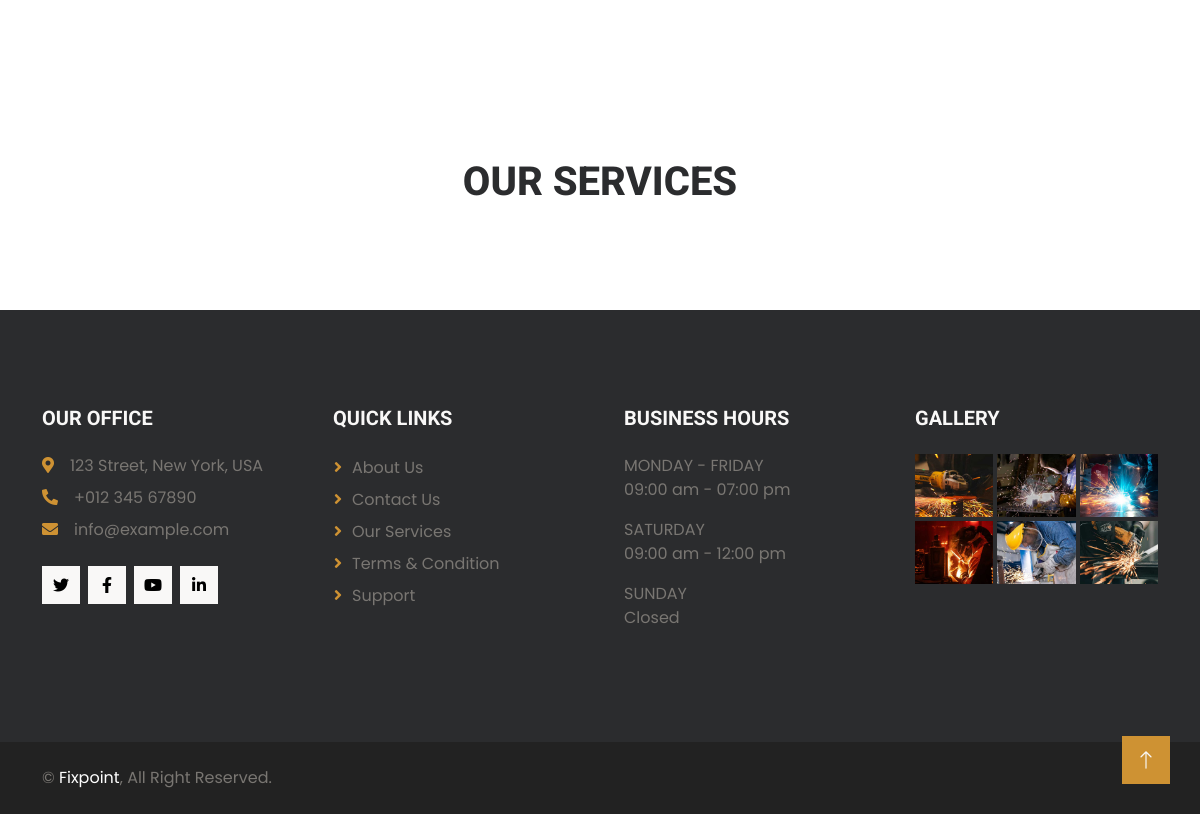
The page /FixPoint/ (lower part) on the database as committed earlier.
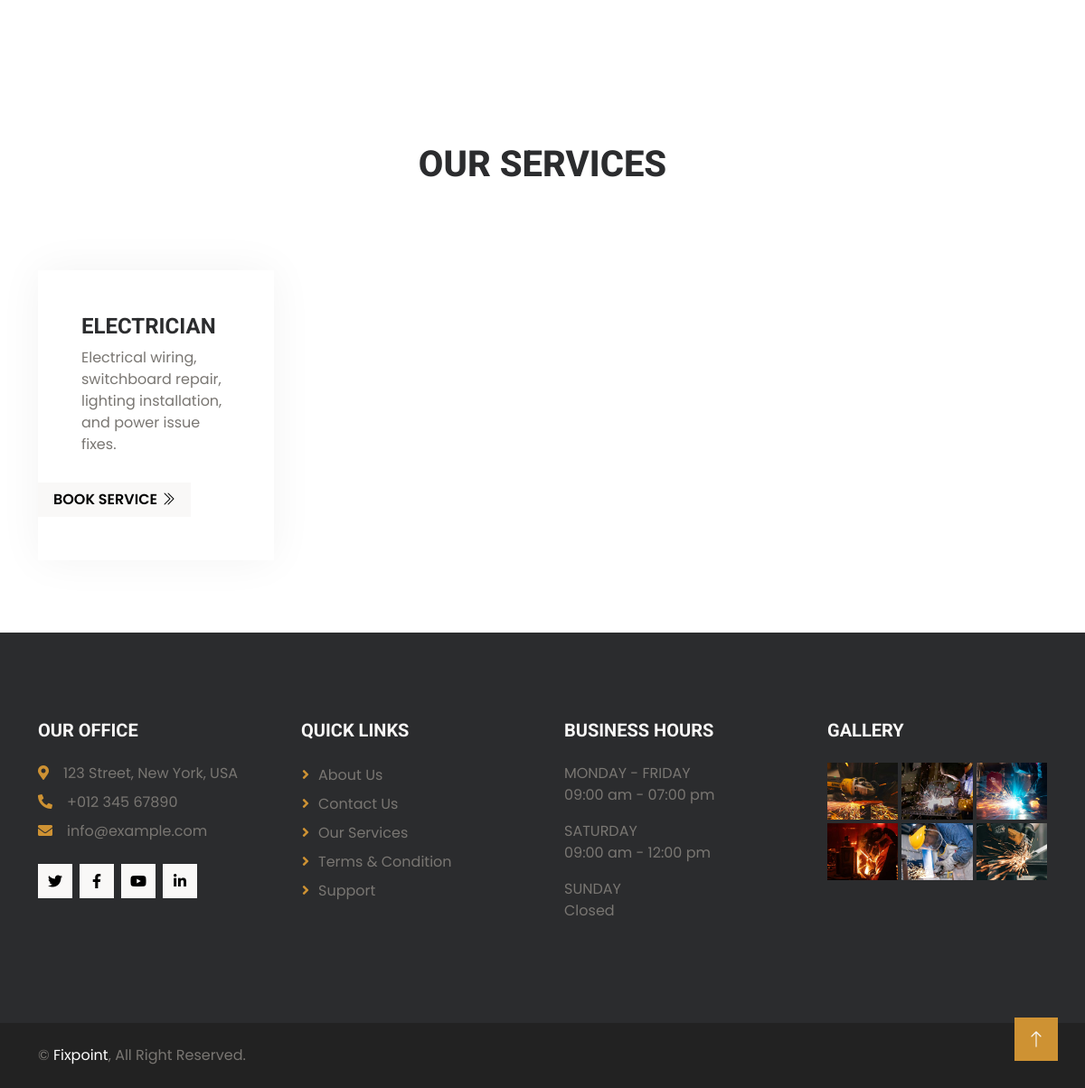
The same page on the database as committed later.
### AdminApp/models.py (models this page shows)
class ServiceCategoryDb(models.Model):
    category_name = models.CharField(max_length=150)
    category_description = models.TextField(blank=True)
    is_active = models.BooleanField(default=True,blank=True)
    category_image = models.ImageField(upload_to="category_image")

### UserApp/views.py (the view)
# urls.py: 2. Add a URL to urlpatterns:  path('', views.home, name='home')
def home(request):
    categories = ServiceCategoryDb.objects.all()
    return render(request,"index.html",{"categories":categories})

### UserApp/templates/index.html (shortened to what this page needs)
{% extends 'user-app-base.html' %}
{% load static %}
{% block content %}
<div class="container-fluid pt-6 pb-6">
</div>
<div class="container-fluid service pt-6 pb-6">
    <div class="container">
        <div class="text-center mx-auto wow fadeInUp" data-wow-delay="0.1s" style="max-width: 600px;">
            <h1 class="display-6 text-uppercase mb-5">Our Services</h1>
        </div>
        <div class="row g-4">
            {% for category in categories %}
            <div class="col-lg-3 col-md-6 wow fadeInUp" data-wow-delay="0.1s">
                <div class="service-item">
                    <div class="service-inner pb-5">
                        <div class="service-text px-5 pt-4">
                            <h4 class="text-uppercase">{{ category.category_name }}</h4>
                            <div style="min-height: 150px; overflow: hidden;">
                                <p>{{ category.category_description }}
                                </p>
                            </div>
                        </div>
                        <a class="btn btn-light px-3" href="">Book Service<i
                                class="bi bi-chevron-double-right ms-1"></i></a>
                    </div>
                </div>
            </div>
            {% endfor %}
        </div>
    </div>
</div>
{% endblock %}

### UserApp/templates/user-app-base.html (shortened to what this page needs)
<!DOCTYPE html>
{% load static %}
<html lang="en">
<head>
    <link href="https://cdnjs.cloudflare.com/ajax/libs/font-awesome/5.10.0/css/all.min.css" rel="stylesheet">
    <link rel="stylesheet" href="https://cdn.jsdelivr.net/npm/bootstrap-icons@1.10.4/font/bootstrap-icons.css">
    <link href="{% static 'user_app_assets/lib/animate/animate.min.css' %}" rel="stylesheet">
    <link href="{% static 'user_app_assets/lib/owlcarousel/assets/owl.carousel.min.css' %}" rel="stylesheet">
    <link href="{% static 'user_app_assets/css/bootstrap.min.css' %}" rel="stylesheet">
    <link href="{% static 'user_app_assets/css/style.css' %}" rel="stylesheet">
</head>
<body>
    {% block content %}
    {% endblock %}
    <div class="container-fluid bg-dark footer py-5 wow fadeIn" data-wow-delay="0.1s">
        <div class="container py-5">
            <div class="row g-5">
                <div class="col-lg-3 col-md-6">
                    <h5 class="text-uppercase text-light mb-4">Our Office</h5>
                    <p class="mb-2"><i class="fa fa-map-marker-alt text-primary me-3"></i>123 Street, New York, USA</p>
                    <p class="mb-2"><i class="fa fa-phone-alt text-primary me-3"></i>+012 345 67890</p>
                    <p class="mb-2"><i class="fa fa-envelope text-primary me-3"></i>info@example.com</p>
                    <div class="d-flex pt-3">
                        <a class="btn btn-square btn-light me-2" href=""><i class="fab fa-twitter"></i></a>
                        <a class="btn btn-square btn-light me-2" href=""><i class="fab fa-facebook-f"></i></a>
                        <a class="btn btn-square btn-light me-2" href=""><i class="fab fa-youtube"></i></a>
                        <a class="btn btn-square btn-light me-2" href=""><i class="fab fa-linkedin-in"></i></a>
                    </div>
                </div>
                <div class="col-lg-3 col-md-6">
                    <h5 class="text-uppercase text-light mb-4">Quick Links</h5>
                    <a class="btn btn-link" href="">About Us</a>
                    <a class="btn btn-link" href="">Contact Us</a>
                    <a class="btn btn-link" href="">Our Services</a>
                    <a class="btn btn-link" href="">Terms & Condition</a>
                    <a class="btn btn-link" href="">Support</a>
                </div>
                <div class="col-lg-3 col-md-6">
                    <h5 class="text-uppercase text-light mb-4">Business Hours</h5>
                    <p class="text-uppercase mb-0">Monday - Friday</p>
                    <p>09:00 am - 07:00 pm</p>
                    <p class="text-uppercase mb-0">Saturday</p>
                    <p>09:00 am - 12:00 pm</p>
                    <p class="text-uppercase mb-0">Sunday</p>
                    <p>Closed</p>
                </div>
                <div class="col-lg-3 col-md-6">
                    <h5 class="text-uppercase text-light mb-4">Gallery</h5>
                    <div class="row g-1">
                        <div class="col-4">
                            <img class="img-fluid" src="{% static 'user_app_assets/img/service-1.jpg' %}" alt="">
                        </div>
                        <div class="col-4">
                            <img class="img-fluid" src="{% static 'user_app_assets/img/service-2.jpg' %}" alt="">
                        </div>
                        <div class="col-4">
                            <img class="img-fluid" src="{% static 'user_app_assets/img/service-3.jpg' %}" alt="">
                        </div>
                        <div class="col-4">
                            <img class="img-fluid" src="{% static 'user_app_assets/img/service-4.jpg' %}" alt="">
                        </div>
                        <div class="col-4">
                            <img class="img-fluid" src="{% static 'user_app_assets/img/service-5.jpg' %}" alt="">
                        </div>
                        <div class="col-4">
                            <img class="img-fluid" src="{% static 'user_app_assets/img/service-6.jpg' %}" alt="">
                        </div>
                    </div>
                </div>
            </div>
        </div>
    </div>
    <div class="container-fluid text-body copyright py-4">
        <div class="container">
            <div class="row">
                <div class="col-md-6 text-center text-md-start mb-3 mb-md-0">
                    &copy; <a class="fw-semi-bold" href="#">Fixpoint</a>, All Right Reserved.
                </div>
                <div class="col-md-6 text-center text-md-end">
                </div>
            </div>
        </div>
    </div>
    <a href="#" class="btn btn-lg btn-primary btn-lg-square back-to-top"><i class="bi bi-arrow-up"></i></a>
</body>
</html>

### UserApp/static/user_app_assets/css/style.css (style rules this page uses)
.back-to-top { position: fixed; display: none; right: 30px; bottom: 30px; z-index: 99; }
.pt-6 { padding-top: 5rem; }
.pb-6 { padding-bottom: 5rem; }
.btn { transition: .5s; font-weight: 600; text-transform: uppercase; }
.btn-primary, .btn-outline-primary:hover { color: var(--bs-light); }
.btn-square { width: 38px; height: 38px; }
.btn-lg-square { width: 48px; height: 48px; }
.btn-square, .btn-sm-square, .btn-lg-square, .btn-xl-square, .btn-xxl-square { padding: 0; display: flex; align-items: center; justify-content: center; font-weight: normal; }
.service .service-item { position: relative; margin-top: 45px; }
.service .service-inner { position: relative; height: 100%; margin-top: 45px; background: var(--bs-white); box-shadow: 0 0 45px rgba(0, 0, 0, .05); }
.service .service-inner::before { position: absolute; content: ""; width: 100%; height: 0; left: 0; bottom: 0; transition: 1s; background: var(--bs-primary); }
.service .service-item * { position: relative; transition: .5s; z-index: 1; }
.footer .btn.btn-link { display: block; margin-bottom: 5px; padding: 0; text-align: left; color: var(--bs-secondary); font-weight: normal; text-transform: capitalize; transition: .3s; }
.footer .btn.btn-link::before { position: relative; content: "\f105"; font-family: "Font Awesome 5 Free"; font-weight: 900; color: var(--bs-primary); margin-right: 10px; }
.copyright { background: #222222; }
.copyright a { color: var(--bs-white); }

Rows that differ between the two databases and show on the page:
added ServiceCategoryDb: category_name "ELECTRICIAN", category_description "Electrical wiring, switchboard repair, lighting installation, and power issue fixes."
